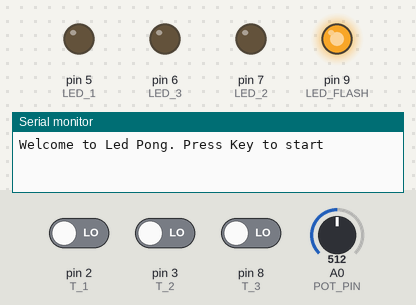
Bench run of a sketch on a simulated Arduino Uno, built with avr-gcc and run on an emulated ATmega328P. Parts: output pins drawn as LEDs (lit = HIGH), the last lines printed to the serial monitor. Inputs (shaded band) come from the test bench; at power-on: pin 8 (T_3) LOW, pin 2 (T_1) LOW, pin 3 (T_2) LOW, A0 (POT_PIN) = 512. Random numbers use the default seed unless the sketch sets one.

Above: at 1.2 s.
1.3 s: pin 8 (T_3) driven HIGH
At 2.2 s:
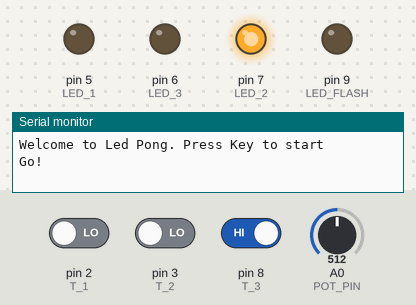
At 3.2 s:
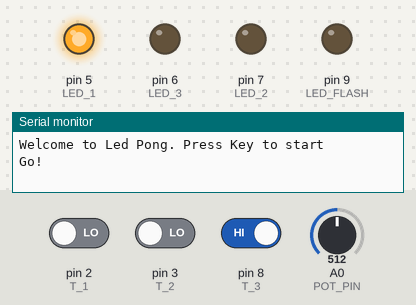
4.3 s: pin 2 (T_1) driven HIGH
5.9 s: pin 3 (T_2) driven HIGH
At 7.7 s:
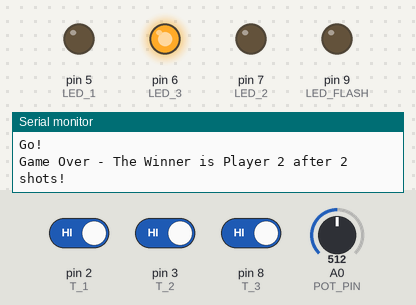
8.9 s: pin 2 (T_1) driven LOW
Timing chart, 0 to 12.0 s (numbered marks = the images above; inputs shaded):
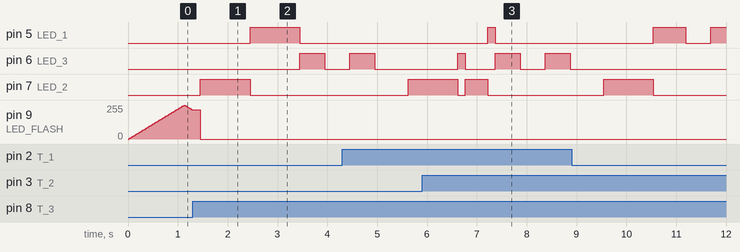

Measured:
- after the input at 1.3 s, pin 5 (LED_1): LOW → HIGH after 1.1 s, → LOW 1.0 s later; pin 6 (LED_3): LOW → HIGH after 2.2 s, → LOW 0.50 s later; pin 7 (LED_2): LOW → HIGH after 0.15 s, → LOW 1.0 s later
- after the input at 5.9 s, pin 5 (LED_1): LOW → HIGH after 1.3 s, → LOW 0.15 s later

The sketch:

led_pong.ino
```cpp
#define LED_FLASH 9
#define LED_1 5
#define LED_2 7
#define LED_3 6
#define T_1 2
#define T_2 3
#define T_3 8
#define TR 1   // initial response time
#define POT_PIN A0

// regulation
#define FADE_AMOUNT 5
#define MILLI 1000 // for conversion
#define FINISH 2
#define BOUNCING 150
#define MIN_INTENSITY 0
#define MAX_INTENSITY 255
#define MIN_SPEED 1
#define MAX_SPEED 4
#define FADING 22
#define BLINKING 500
#define MICRO 1000000
#define TL 1

int ledSpeed;
int count;
double rt;             // reaction time
double timeLed;
bool game_on;
unsigned long ts;
const double SEVEN = 7;
const double EIGHT = 8;
bool button1_error;
bool button2_error;
bool first_time;

  // LED_FLASH
int fadeAmount;
int currIntensity;
void ledFading();

// Button T_3
void start();

// LED_PONG
bool ledDirection; // "false" left, "true" right
bool pressed;
volatile int currentLed; // ledCurrent
void off();
void moves();
void changeDirection();
void countInc();
void finish(int led_lose,int led_win);
void delayLed();
void check_error();
void player2_win();
void player1_win();

void setup() {
  // put your setup code here, to run once:
  game_on=false;
  button1_error=false;
  button2_error=false;
  first_time=true;

  // FADE
  currIntensity=0;
  fadeAmount=FADE_AMOUNT;

  // LED_PONG
  pressed=false;
  count=0;
  rt=TR;
  timeLed=TL;

  pinMode(LED_FLASH, OUTPUT);
  pinMode(LED_1, OUTPUT);
  pinMode(LED_2, OUTPUT);
  pinMode(LED_3, OUTPUT);
  pinMode(T_1, INPUT);
  pinMode(T_2, INPUT);
  pinMode(T_3, INPUT);

//  attachInterrupt(digitalPinToInterrupt(T_1), Button_1, RISING);
//  attachInterrupt(digitalPinToInterrupt(T_2), Button_2, RISING);

  randomSeed(analogRead(2));
  Serial.begin(9600);
  Serial.println("Welcome to Led Pong. Press Key to start");
}

void loop() {
  // put your main code here, to run repeatedly:

  if (game_on == false){
    ledFading();  // LED_BLINK
    start();        // CONTROL_START
  }else{
    if (currentLed==LED_2){
      if (first_time==true){
        first_time=false;
        ts = millis();
        while ((ts+(TL*MILLI))>millis()){
        }
      }else{// DelayLed();
          delayLed();
      }
      pressed=false;
      moves();
    }else{
      ts = micros();
      while(((ts+(rt*MICRO))>micros())&&(pressed==false)){
        if (currentLed==LED_1){
          if (digitalRead(T_1)==HIGH){
            delay(BOUNCING);
            pressed=true;
            countInc();
            moves();
          }else if(digitalRead(T_2)==HIGH) {
            delay(BOUNCING);
            pressed=true;
            button2_error=true;
          }
        }else if (currentLed==LED_3){
          if (digitalRead(T_2)==HIGH){
            delay(BOUNCING);
            pressed=true;
            countInc();
            moves();
          }else if(digitalRead(T_1)==HIGH) {
            delay(BOUNCING);
            pressed=true;
            button1_error=true;
          }
        }
      }
      if (pressed==false){
        if (currentLed==LED_1){
          player2_win();
        }else if (currentLed==LED_3){
          player1_win();
        }
      }
    }
    if(pressed==true){
      check_error();
      pressed=false;
      button2_error=false;
      button1_error=false;
    }
  }
}

// LED_FLASH
void ledFading(){
  analogWrite(LED_FLASH, currIntensity);
  currIntensity = currIntensity + fadeAmount;
  if (currIntensity == MIN_INTENSITY || currIntensity == MAX_INTENSITY){
    fadeAmount = -fadeAmount;
  }
  delay(FADING);
}

// BUTTON_3
void start(){
  int buttonState3 = digitalRead(T_3);
  if (buttonState3 == HIGH) {
    delay(BOUNCING);
    game_on = true;
    int randNumber = random(2);
    if (randNumber == 1){
      ledDirection = true;
    }else{
      ledDirection = false;
    }
    currentLed=LED_2;
    ledSpeed = map(analogRead(POT_PIN), 0, 1023, MIN_SPEED, MAX_SPEED); // Range between 1 and 3, during the game SPEED increment by 1 every shot
    Serial.println("Go!");
    currIntensity=MIN_INTENSITY;
    digitalWrite(LED_FLASH, LOW); // if necessary
    digitalWrite(LED_2,HIGH);
    button1_error=false;
    button2_error=false;
    rt=TR;
    first_time=true;
  }
}

// COUNT_INCREMENT
void countInc(){
  count++;
  ledSpeed++;
  double old_rt=rt;
  rt=old_rt*(SEVEN/EIGHT);
}

// LIGHT
void moves(){
  digitalWrite(currentLed,LOW);
  if (ledDirection == false){
    switch(currentLed){
      case(LED_2):  currentLed=LED_1;
                    break;
      case(LED_1):  changeDirection();
                    currentLed=LED_2;
                    break;
    }
   }else{
    switch(currentLed){
      case(LED_2):  currentLed=LED_3;
                    break;
      case(LED_3):  changeDirection();
                    currentLed=LED_2;
                    break;
    }
   }
   digitalWrite(currentLed,HIGH);
}

void Button_1(){  // Not used interrupt
  if (game_on==true){
    if (currentLed==LED_1){
      moves();
    }else{  // lose
      finish(currentLed,LED_3);
    }
  }
}

void Button_2(){   // Not used interrupt
  if (game_on=true){
    if (currentLed==LED_3){
      moves();
    }else{
      finish(currentLed,LED_1);
    }
  }
}

void finish(int led_lose,int led_win){

  digitalWrite(led_lose,LOW);
  digitalWrite(LED_2,LOW);
  ts=millis();
  int i=0;
  while (i<2){
    digitalWrite(led_win, HIGH);
    delay(BLINKING);
    digitalWrite(led_win, LOW);
    delay(BLINKING);
    i++;
  }
  game_on=false;
}

void changeDirection(){
  ledDirection = !ledDirection;
}

void delayLed(){
  timeLed=(((double)TL)/((double)ledSpeed));
  ts = micros();
  while (((ts+(timeLed*MICRO))>micros()) && (pressed=true)){
    int button1=(digitalRead(T_1));
    int button2=(digitalRead(T_2));
    if ((button1==HIGH) || (button2==HIGH)){
      pressed=true;
      delay(BOUNCING);
      if (button1==HIGH){
        button1_error=true;
      }else if (button2==HIGH){
        button2_error=true;
      }
    }
  }
  pressed=false;
}

void check_error(){
  if (button1_error==true){
    player2_win();
  }else if (button2_error==true){
    player1_win();
  }
}

void player2_win(){
  Serial.print("Game Over - The Winner is Player 2 after ");
  Serial.print(count);
  Serial.println(" shots!");
  finish(currentLed,LED_3);
}
void player1_win(){
  Serial.print("Game Over - The Winner is Player 1 after ");
  Serial.print(count);
  Serial.println(" shots!");
  finish(currentLed,LED_1);
}
```
